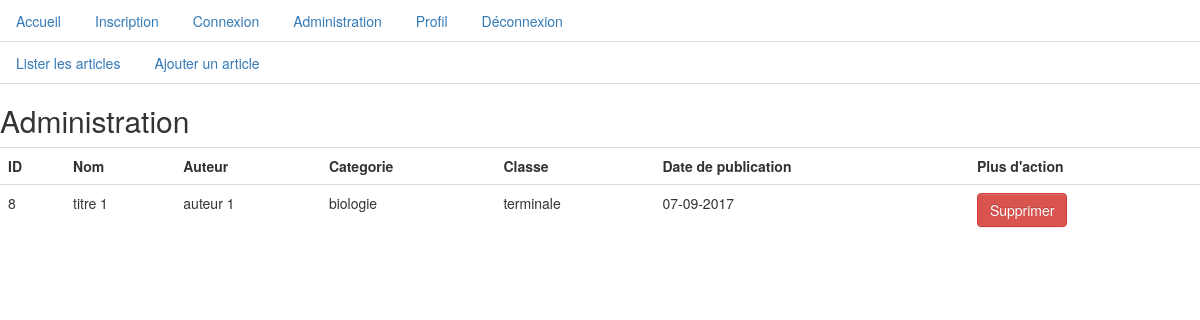
The app's page /index.php?page=admin&action=list (signed in) with its own data.
### tables this page shows
CREATE TABLE `articles` (
  `id` int(11) NOT NULL,
  `titre` varchar(50) NOT NULL,
  `auteur` varchar(50) NOT NULL,
  `contenu` text NOT NULL,
  `categorie` tinyint(4) NOT NULL,
  `classe` tinyint(4) NOT NULL,
  `datePublication` int(11) NOT NULL
);

CREATE TABLE `categories` (
  `id` int(11) NOT NULL,
  `nameCategorie` varchar(50) NOT NULL
);

CREATE TABLE `classe` (
  `id` int(11) NOT NULL,
  `niveauClasse` varchar(50) NOT NULL
);

### include/function.inc.php (called while the page is built, shortened)
<?php
function isAdmin($users)
{
    require('connexion.inc.php');
    $verifAdmin = $bdd->prepare('SELECT COUNT(id) AS isAdmin FROM users WHERE name =:name AND admin=1');
    $verifAdmin->bindValue('name',$users);
    $verifAdmin->execute();
    $result = $verifAdmin->fetch(PDO::FETCH_OBJ);
    if($result->isAdmin == 1)
    {
        return true;
    }
    else
    {
        return false;
    }
}
?>

### admin/accueiladmin.php (the view, shortened to what this page needs)
<?php
require('./include/connexion.inc.php');
if(isAdmin($_SESSION['name']))
{
    $infosArticles = $bdd->query("SELECT * FROM articles");
    $articles = $infosArticles->fetchAll(PDO::FETCH_OBJ);
    $listeArticle = '<table class="table"><tr><th>ID</th><th>Nom</th><th>Auteur</th><th>Categorie</th><th>Classe</th><th>Date de publication</th><th> Plus d\'action</th>';
    foreach($articles as $article)
    {
        $infosCat = $bdd->query("SELECT * FROM categories WHERE id = '$article->categorie'");
        $categorie = $infosCat->fetch(PDO::FETCH_OBJ);
        $infosClasse = $bdd->query("SELECT * FROM classe WHERE id = '$article->classe'");
        $classe = $infosClasse->fetch(PDO::FETCH_OBJ);
        $listeArticle.='<tr><td>'.htmlspecialchars($article->id).'</td><td>'.htmlspecialchars($article->titre).'</td><td>'.htmlspecialchars($article->auteur).'</td><td>'.htmlspecialchars($categorie->nameCategorie).'</td><td>'.htmlspecialchars($classe->niveauClasse).'</td><td>'.htmlspecialchars(date("d-m-Y", $article->datePublication)).'</td><td><a href="index.php?page=admin&action=list&id_article='.htmlspecialchars($article->id).'" class="btn btn-danger">Supprimer</a></td></tr>';
    }
    $listeArticle.='</table>';
}
else
{
    $errors[]='Vous n\'êtes pas autorisé à accéder à cette page';
}
?>
<h2>Administration</h2>
<?php
if(isset($listeArticle))
{
    echo $listeArticle;
}
?>

### records on screen
articles: id "8", titre "titre 1", auteur "auteur 1", categories.nameCategorie "biologie", classe.niveauClasse "terminale", datePublication "07-09-2017"
